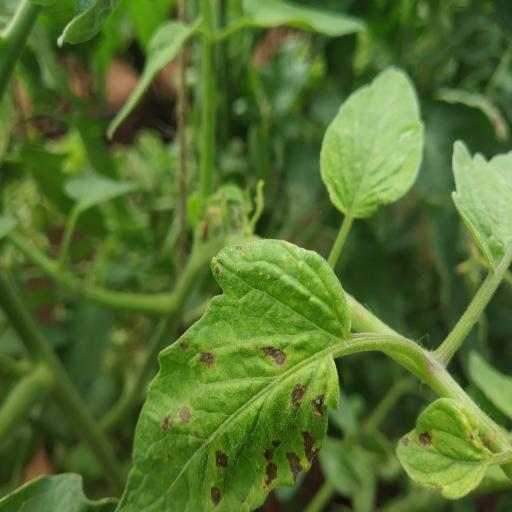
#> input picture Disease_Monitoring/backend/data/observations/CASE-052394AA/OBS-10189BCA1F.jpg, 512 x 512 px
$ python -i cv_pregate.py   (imports and definitions only)   (older library calls are emulated)
#> lines starting #> are read from the running program, lines starting #| are printed output that depends on the picture; after the words box and inside, x2 and y2 are one past the last pixel; in counts of white or black regions, pixels touching at a corner belong together
"""
Deterministic OpenCV pre-gate for tomato leaf / fruit uploads.

No ML training. Multi-signal classical CV:
  sanity → document/screenshot → skin/face → structure →
  texture → color distribution → shape/contour → modality score

crop_part-aware:
  LEAF  → tomato-leaf-like only
  FRUIT → tomato-fruit-like only
"""

from __future__ import annotations

import io
from dataclasses import dataclass
from typing import Dict, Optional, Tuple

import cv2
import numpy as np
from PIL import Image

REJECT_MESSAGE = (
    "Please upload a valid tomato leaf or tomato fruit image."
)
REJECT_MESSAGE_LEAF = (
    "Please upload a valid tomato leaf image."
)
REJECT_MESSAGE_FRUIT = (
    "Please upload a valid tomato fruit image."
)


@dataclass
class PregateResult:
    accepted: bool
    confidence: float
    reason: Optional[str]
    details: Dict[str, float]


# [20 lines left out: function _decode, not called in this run]


def _saturation_value_stats(hsv: np.ndarray) -> Tuple[float, float, float]:
    s = hsv[:, :, 1].astype(np.float32) / 255.0
    v = hsv[:, :, 2].astype(np.float32) / 255.0
    return float(s.mean()), float(v.mean()), float(s.std())


def _document_screenshot_score(rgb: np.ndarray, hsv: np.ndarray, gray: np.ndarray) -> float:
    """High for receipts, PDFs, UI screenshots, text-heavy images."""
    s_mean, v_mean, s_std = _saturation_value_stats(hsv)

    # Near-white / gray background dominance
    white_ratio = float(np.mean((hsv[:, :, 2] > 200) & (hsv[:, :, 1] < 60)))

    # Edge density with strong axis-aligned structure (text/UI)
    edges = cv2.Canny(gray, 80, 160)
    edge_density = float(edges.mean() / 255.0)
    horiz = cv2.Sobel(gray, cv2.CV_32F, 1, 0, ksize=3)
    vert = cv2.Sobel(gray, cv2.CV_32F, 0, 1, ksize=3)
    axis_ratio = float(
        (np.mean(np.abs(horiz)) + np.mean(np.abs(vert)))
        / (np.mean(np.abs(horiz) + np.abs(vert)) + 1e-6)
    )

    # Local binary-ish contrast typical of printed text
    blur = cv2.GaussianBlur(gray, (5, 5), 0)
    local = cv2.absdiff(gray, blur)
    text_like = float(np.mean(local > 18))

    score = 0.0
    score += 0.35 * white_ratio
    score += 0.25 * min(1.0, edge_density / 0.18)
    score += 0.15 * max(0.0, 1.0 - s_mean * 2.5)
    score += 0.15 * text_like
    score += 0.10 * max(0.0, axis_ratio - 0.55) / 0.45
    if s_std < 0.08 and white_ratio > 0.45:
        score += 0.2
    # Unused v_mean kept for lighting awareness in extensions
    _ = v_mean
    return float(np.clip(score, 0.0, 1.0))


def _skin_score(hsv: np.ndarray) -> float:
    """Approximate skin-tone coverage (faces/hands)."""
    h = hsv[:, :, 0]
    s = hsv[:, :, 1]
    v = hsv[:, :, 2]
    # OpenCV H: 0-179. Skin often ~0-25 with moderate S/V
    mask = ((h <= 25) | (h >= 160)) & (s >= 30) & (s <= 180) & (v >= 50) & (v <= 240)
    return float(np.mean(mask))


def _structure_score(gray: np.ndarray) -> float:
    """Buildings / vehicles: many long straight edges via Hough."""
    edges = cv2.Canny(gray, 60, 150)
    lines = cv2.HoughLinesP(
        edges, 1, np.pi / 180, threshold=60, minLineLength=40, maxLineGap=8
    )
    if lines is None:
        return 0.0
    n = len(lines)
    # Normalize: many lines → high structure
    return float(np.clip(n / 80.0, 0.0, 1.0))


def _texture_naturalness(gray: np.ndarray) -> float:
    """
    Organic / photographic texture score.
    Many dataset crops here are 224px and lightly smoothed, so do not
    require high Laplacian variance alone.
    """
    lap = cv2.Laplacian(gray, cv2.CV_64F)
    var = float(lap.var())
    std = float(gray.std())
    edges = cv2.Canny(gray, 50, 120)
    edge_density = float(edges.mean() / 255.0)

    score = 0.0
    if var >= 8:
        score += 0.35 * min(1.0, var / 80.0)
    if std >= 20:
        score += 0.35 * min(1.0, (std - 10.0) / 50.0)
    if edge_density >= 0.01:
        score += 0.30 * min(1.0, edge_density / 0.08)
    return float(np.clip(score, 0.0, 1.0))


def _vegetation_mask(hsv: np.ndarray) -> np.ndarray:
    """Broad green/yellow-green plant mask (not a single RGB rule)."""
    h, s, v = cv2.split(hsv)
    # Multiple green bands + yellow-green chlorosis
    m1 = (h >= 25) & (h <= 95) & (s >= 30) & (v >= 25)
    m2 = (h >= 15) & (h <= 40) & (s >= 40) & (v >= 40)  # yellow-green disease tones
    return (m1 | m2).astype(np.uint8)


def _tomato_fruit_mask(hsv: np.ndarray) -> np.ndarray:
    """
    Tomato fruit colors: ripe red + unripe/green + ripening tones.
    Green band is still tighter than full leaf vegetation.
    """
    h, s, v = cv2.split(hsv)
    red = (((h <= 12) | (h >= 165)) & (s >= 45) & (v >= 35)).astype(np.uint8)
    # Unripe / green tomato (includes BER dark-green fruit body)
    green_fruit = ((h >= 30) & (h <= 85) & (s >= 35) & (v >= 30) & (v <= 220)).astype(
        np.uint8
    )
    ripening = ((h >= 5) & (h <= 25) & (s >= 50) & (v >= 40)).astype(np.uint8)
    return np.clip(red + green_fruit + ripening, 0, 1).astype(np.uint8)


def _banana_like_score(hsv: np.ndarray, gray: np.ndarray) -> float:
    """Elongated yellow object → banana-like. Yellow alone is not enough."""
    h, s, v = cv2.split(hsv)
    yellow = ((h >= 18) & (h <= 38) & (s >= 60) & (v >= 80)).astype(np.uint8) * 255
    if yellow.mean() < 8:
        return 0.0
    contours, _ = cv2.findContours(yellow, cv2.RETR_EXTERNAL, cv2.CHAIN_APPROX_SIMPLE)
    if not contours:
        return 0.0
    c = max(contours, key=cv2.contourArea)
    area = cv2.contourArea(c)
    if area < 0.02 * gray.shape[0] * gray.shape[1]:
        return 0.0
    (_, _), (w, hh), _ = cv2.minAreaRect(c)
    if w < 1 or hh < 1:
        return 0.0
    elong = max(w, hh) / (min(w, hh) + 1e-6)
    yell_ratio = float(np.mean(yellow > 0))
    if elong < 2.0:
        return 0.0
    score = 0.35 * min(1.0, (elong - 2.0) / 2.0)
    score += 0.45 * min(1.0, yell_ratio / 0.2)
    if elong >= 3.0 and yell_ratio > 0.12:
        score += 0.25
    return float(np.clip(score, 0.0, 1.0))


def _citrus_orange_score(hsv: np.ndarray) -> float:
    """Strong saturated orange/yellow sphere-like citrus cue."""
    h, s, v = cv2.split(hsv)
    orange = ((h >= 8) & (h <= 25) & (s >= 100) & (v >= 90)).astype(np.uint8)
    return float(np.mean(orange))


def _apple_like_score(
    hsv: np.ndarray, fruit_shape: Dict[str, float], signals: Dict[str, float]
) -> float:
    """
    Apple / red-ball proxy using shape + surface + foliage context.
    Round red object with little green calyx/foliage and smooth body → high score.
    """
    circ = fruit_shape.get("circularity", 0.0)
    aspect = fruit_shape.get("aspect", 9.0)
    uniform = signals.get("fruit_uniformity", 0.0)
    veg = signals.get("vegetation_ratio", 0.0)
    red = signals.get("red_ratio", 0.0)
    tex = signals.get("texture", 0.0)

    if red < 0.10 or circ < 0.75 or aspect > 1.45:
        return 0.0

    score = 0.0
    score += 0.25  # base: round + red
    if veg < 0.025:
        score += 0.30  # missing calyx / foliage context
    elif veg < 0.04:
        score += 0.15
    if uniform >= 0.50:
        score += 0.22
    if uniform >= 0.70:
        score += 0.18
    if tex < 0.60:
        score += 0.10
    # Mottled tomato with any green calyx/foliage cue → less apple-like
    if veg >= 0.008 and tex >= 0.70:
        score *= 0.45
    return float(np.clip(score, 0.0, 1.0))


def _largest_blob_shape(mask: np.ndarray) -> Dict[str, float]:
    """Shape stats for largest foreground blob."""
    h, w = mask.shape
    area_img = float(h * w)
    if mask.dtype != np.uint8:
        mask_u8 = (mask > 0).astype(np.uint8) * 255
    else:
        mask_u8 = (mask > 0).astype(np.uint8) * 255

    # Clean small noise
    kernel = cv2.getStructuringElement(cv2.MORPH_ELLIPSE, (5, 5))
    mask_u8 = cv2.morphologyEx(mask_u8, cv2.MORPH_OPEN, kernel)
    mask_u8 = cv2.morphologyEx(mask_u8, cv2.MORPH_CLOSE, kernel)

    contours, _ = cv2.findContours(mask_u8, cv2.RETR_EXTERNAL, cv2.CHAIN_APPROX_SIMPLE)
    if not contours:
        return {
            "coverage": 0.0,
            "circularity": 0.0,
            "aspect": 1.0,
            "extent": 0.0,
            "solidity": 0.0,
            "blob_count": 0.0,
        }

    areas = [cv2.contourArea(c) for c in contours]
    c = contours[int(np.argmax(areas))]
    area = float(cv2.contourArea(c))
    peri = float(cv2.arcLength(c, True)) + 1e-6
    circularity = float(np.clip(4.0 * np.pi * area / (peri * peri), 0.0, 1.0))
    x, y, bw, bh = cv2.boundingRect(c)
    aspect = float(max(bw, bh) / (min(bw, bh) + 1e-6))
    extent = float(area / (bw * bh + 1e-6))
    hull = cv2.convexHull(c)
    hull_area = float(cv2.contourArea(hull)) + 1e-6
    solidity = float(area / hull_area)
    # Significant blobs
    sig = sum(1 for a in areas if a > 0.01 * area_img)

    return {
        "coverage": float(np.clip(area / area_img, 0.0, 1.0)),
        "circularity": circularity,
        "aspect": aspect,
        "extent": extent,
        "solidity": solidity,
        "blob_count": float(sig),
    }


def _spatial_spread(mask: np.ndarray) -> float:
    """Prefer organic irregular spread over one solid rectangle (clothing)."""
    ys, xs = np.where(mask > 0)
    if len(xs) < 50:
        return 0.0
    # Coefficient of variation of coordinates → spread irregularity proxy
    cx = float(np.std(xs) / (np.mean(xs) + 1e-6))
    cy = float(np.std(ys) / (np.mean(ys) + 1e-6))
    return float(np.clip((cx + cy) / 2.0, 0.0, 1.0))


def _region_uniformity(gray: np.ndarray, mask: np.ndarray) -> float:
    """
    High when the masked region is nearly uniform (flat objects / drawings).
    Real tomato fruit/leaf tissue usually has more local variation.
    """
    m = mask > 0
    if int(np.count_nonzero(m)) < 80:
        return 0.0
    vals = gray[m].astype(np.float32)
    std = float(vals.std())
    # std ~0–8 → very flat; 15+ → more natural
    if std >= 22:
        return 0.0
    if std <= 6:
        return 1.0
    return float(np.clip((22.0 - std) / 16.0, 0.0, 1.0))


# [44 lines left out: function _leaf_score, not called in this run]


def _leaf_like_penalty(
    signals: Dict[str, float], veg_shape: Dict[str, float], fruit_shape: Dict[str, float]
) -> float:
    """High when the subject looks like a leaf rather than a tomato fruit."""
    veg = signals["vegetation_ratio"]
    fruit_c = signals["fruit_color_ratio"]
    red = signals.get("red_ratio", 0.0)
    v_asp = veg_shape.get("aspect", 1.0)
    v_circ = veg_shape.get("circularity", 0.0)
    f_circ = fruit_shape.get("circularity", 0.0)
    f_asp = fruit_shape.get("aspect", 1.0)

    pen = 0.0
    if veg >= 0.28:
        pen += 0.25
    if veg >= 0.40:
        pen += 0.20
    if v_asp >= 1.35:
        pen += 0.20
    if v_circ > 0 and v_circ < 0.70 and veg >= 0.25:
        pen += 0.20
    if f_circ < 0.70 and veg >= 0.30:
        pen += 0.25
    if f_asp > 1.6 and red < 0.08:
        pen += 0.15
    if fruit_c >= 0.25 and red < 0.06 and veg >= 0.30:
        pen += 0.25

    # Round compact body → tomato fruit, not leaf canopy
    if f_circ >= 0.75 and f_asp <= 1.35:
        pen *= 0.30
    # Strong ripe-red subject with foliage in background is still fruit, not leaf
    if red >= 0.18:
        pen *= 0.35
    elif red >= 0.10:
        pen *= 0.55
    # Green tomato body (high fruit-color mass) is not a leaf canopy
    if fruit_c >= 0.30 and red < 0.10:
        pen *= 0.40
    elif fruit_c >= 0.22:
        pen *= 0.60
    return float(np.clip(pen, 0.0, 1.0))


# [71 lines left out: function _fruit_score, not called in this run]


def _compute_signals(rgb: np.ndarray) -> Tuple[Dict[str, float], Dict[str, float], Dict[str, float]]:
    bgr = cv2.cvtColor(rgb, cv2.COLOR_RGB2BGR)
    hsv = cv2.cvtColor(bgr, cv2.COLOR_BGR2HSV)
    gray = cv2.cvtColor(bgr, cv2.COLOR_BGR2GRAY)

    veg = _vegetation_mask(hsv)
    fruit = _tomato_fruit_mask(hsv)
    h, s, v = cv2.split(hsv)
    red = (((h <= 12) | (h >= 165)) & (s >= 50) & (v >= 40)).astype(np.uint8)

    veg_shape = _largest_blob_shape(veg)
    fruit_shape = _largest_blob_shape(fruit)
    # Diseased tomatoes often fragment the fruit-color mask; fall back to red mass.
    if fruit_shape.get("coverage", 0.0) < 0.05 and float(np.mean(red > 0)) >= 0.12:
        red_shape = _largest_blob_shape(red)
        if red_shape.get("coverage", 0.0) > fruit_shape.get("coverage", 0.0):
            fruit_shape = red_shape

    signals = {
        "document": _document_screenshot_score(rgb, hsv, gray),
        "skin": _skin_score(hsv),
        "structure": _structure_score(gray),
        "texture": _texture_naturalness(gray),
        "vegetation_ratio": float(np.mean(veg > 0)),
        "fruit_color_ratio": float(np.mean(fruit > 0)),
        "red_ratio": float(np.mean(red > 0)),
        "banana": _banana_like_score(hsv, gray),
        "citrus": _citrus_orange_score(hsv),
        "veg_spread": _spatial_spread(veg),
        "veg_uniformity": _region_uniformity(gray, veg),
        "fruit_uniformity": _region_uniformity(gray, fruit),
        "sat_mean": _saturation_value_stats(hsv)[0],
        "val_mean": _saturation_value_stats(hsv)[1],
    }
    signals["leaf_like_penalty"] = _leaf_like_penalty(signals, veg_shape, fruit_shape)
    signals["apple_like"] = _apple_like_score(hsv, fruit_shape, signals)
    return signals, veg_shape, fruit_shape


# [237 lines left out: functions validate_crop_image, is_valid_tomato_image, not called in this run]

>>> import cv2
>>> picture = cv2.cvtColor(cv2.imread('../../data/observations/CASE-052394AA/OBS-10189BCA1F.jpg'), cv2.COLOR_BGR2RGB)
>>> result = _compute_signals(picture)
#> in _compute_signals, bgr is the input picture: shape (512, 512, 3); mean B, G, R 47.5, 112.6, 85.1
#> in _vegetation_mask, `h, s, v = cv2.split(hsv)`:
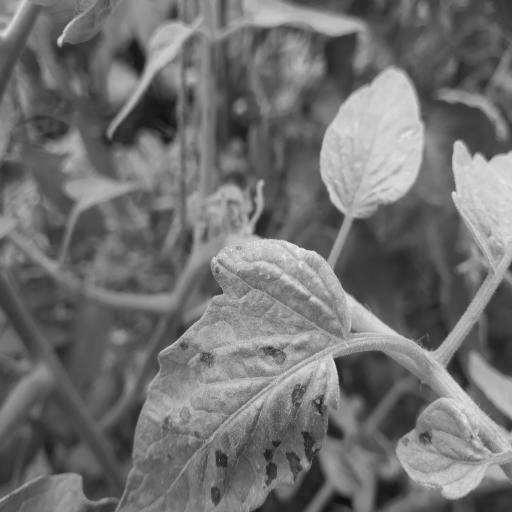
#> v: shape (512, 512); min 13, max 239, mean 113.1
#> in _vegetation_mask, `m1 = (h >= 25) & (h <= 95) & (s >= 30) & (v >= 25)`:
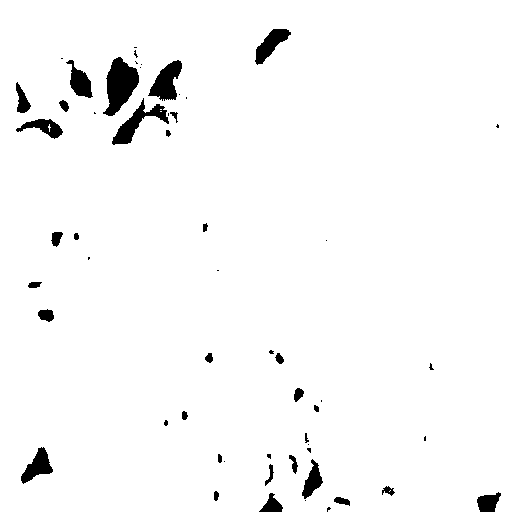
#> m1: shape (512, 512) bool; 97.1% white; 56 black regions (25 under 20 px), largest, box (x1, y1, x2, y2) and area: (103, 57, 139, 116) 1243, (112, 98, 169, 145) 799, (148, 60, 182, 101) 765
#> in _largest_blob_shape, `contours, _ = cv2.findContours(mask_u8, cv2.RETR_EXTERNAL, cv2.CHAIN_A..`: contours = 1 contour; box (x1, y1, x2, y2) and area: (0, 0, 512, 512) 260974
#> in _largest_blob_shape, `areas = [cv2.contourArea(c) for c in contours]`: areas = [260974]
#> in _largest_blob_shape, `c = contours[int(np.argmax(areas))]`: c = contour of 27 points, box (x1, y1, x2, y2) (0, 0, 512, 512), area 260974
#> in _largest_blob_shape, `area = float(cv2.contourArea(c))`: area = 260974
#> in _largest_blob_shape, `peri = float(cv2.arcLength(c, True)) + 1e-6`: peri = 2055.8
#> in _largest_blob_shape, `circularity = float(np.clip(4.0 * np.pi * area / (peri * peri), 0.0, 1..`: circularity = 0.776
#> in _largest_blob_shape, `x, y, bw, bh = cv2.boundingRect(c)`: x = 0; bw = 512
#> in _largest_blob_shape, `aspect = float(max(bw, bh) / (min(bw, bh) + 1e-6))`: aspect = 1
#> in _largest_blob_shape, `extent = float(area / (bw * bh + 1e-6))`: extent = 0.996
#> in _largest_blob_shape, `hull = cv2.convexHull(c)`: hull = [[511, 0], [511, 511], [0, 511], [0, 0]]
#> in _largest_blob_shape, `hull_area = float(cv2.contourArea(hull)) + 1e-6`: hull_area = 261121
#> in _largest_blob_shape, `solidity = float(area / hull_area)`: solidity = 0.999
#> in _largest_blob_shape, `sig = sum(1 for a in areas if a > 0.01 * area_img)`: sig = 1
#> in _compute_signals, `veg_shape = _largest_blob_shape(veg)`: veg_shape = {'coverage': 0.996, 'circularity': 0.776, 'aspect': 1, 'extent': 0.996, 'solidity': 0.999, 'blob_count': 1}
#> in _largest_blob_shape (call 2), `contours, _ = cv2.findContours(mask_u8, cv2.RETR_EXTERNAL, cv2.CHAIN_A..`: contours = 1 contour; box (x1, y1, x2, y2) and area: (0, 0, 512, 512) 260988
#> in _compute_signals, `fruit_shape = _largest_blob_shape(fruit)`: fruit_shape = {'coverage': 0.996, 'circularity': 0.762, 'aspect': 1, 'extent': 0.996, 'solidity': 0.999, 'blob_count': 1}
#> in _document_screenshot_score, `s_mean, v_mean, s_std = _saturation_value_stats(hsv)`: s_mean = 0.602; v_mean = 0.444; s_std = 0.148
#> in _document_screenshot_score, `white_ratio = float(np.mean((hsv[:, :, 2] > 200) & (hsv[:, :, 1] < 60)))`: white_ratio = 0.000763
#> in _document_screenshot_score, `edge_density = float(edges.mean() / 255.0)`: edge_density = 0.0483
#> in _document_screenshot_score, `vert = cv2.Sobel(gray, cv2.CV_32F, 0, 1, ksize=3)`:
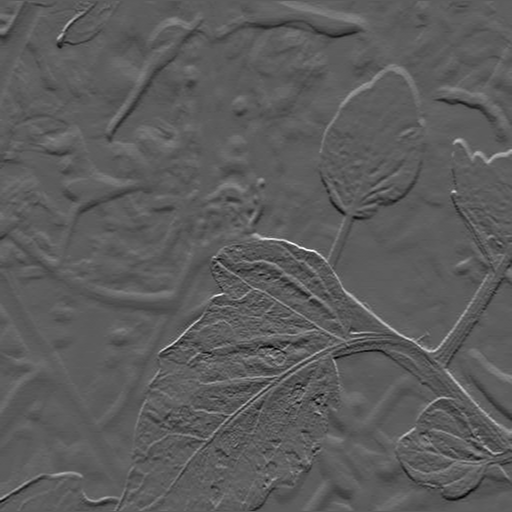
#> vert: shape (512, 512) float32; min -302, max 528, mean -0.2; drawn with min black and max white
#> in _document_screenshot_score, `axis_ratio = float( (np.mean(np.abs(horiz)) + np.mean(np.abs(vert))) /..`: axis_ratio = 1
#> in _document_screenshot_score, `text_like = float(np.mean(local > 18))`: text_like = 0.00298
#> in _document_screenshot_score, `score += 0.35 * white_ratio`: score = 0.000267
#> in _document_screenshot_score, `score += 0.25 * min(1.0, edge_density / 0.18)`: score = 0.0673
#> in _document_screenshot_score, `score += 0.15 * text_like`: score = 0.0678
#> in _document_screenshot_score, `score += 0.10 * max(0.0, axis_ratio - 0.55) / 0.45`: score = 0.168
#> in _structure_score, `lines = cv2.HoughLinesP( edges, 1, np.pi / 180, threshold=60, minLineL..`: lines = 104 rows, first 6: [195, 463, 307, 351], [309, 299, 446, 398], [436, 400, 481, 428], [303, 293, 331, 251], [266, 333, 335, 264], [194, 452, 319, 327]
#> in _structure_score, `n = len(lines)`: n = 104
#> in _texture_naturalness, `lap = cv2.Laplacian(gray, cv2.CV_64F)`:
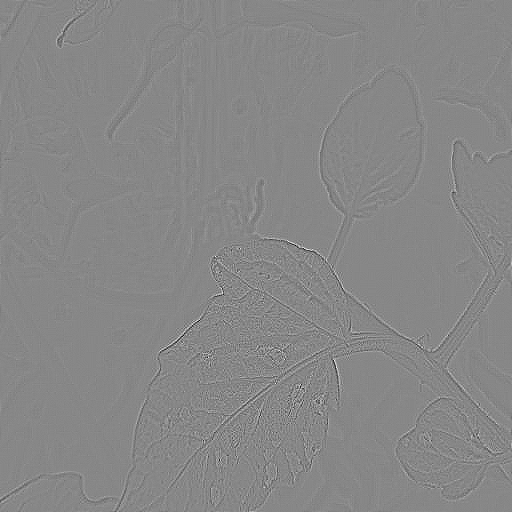
#> lap: shape (512, 512) float64; min -182, max 161, mean 0; drawn with min black and max white
#> in _texture_naturalness, `var = float(lap.var())`: var = 106.1
#> in _texture_naturalness, `std = float(gray.std())`: std = 40.17
#> in _texture_naturalness, `edges = cv2.Canny(gray, 50, 120)`:
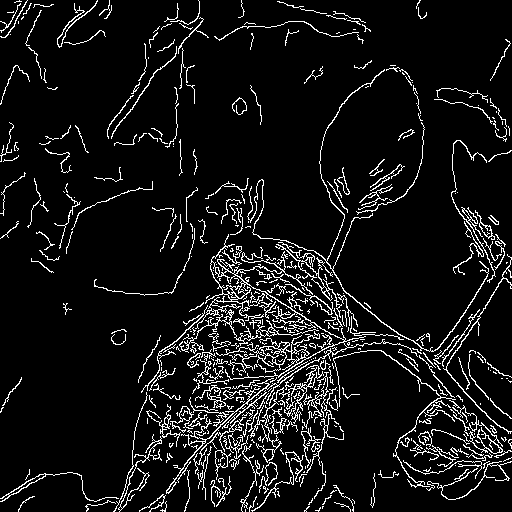
#> edges: shape (512, 512); 8.2% white in thin lines or dots
#> in _texture_naturalness, `edge_density = float(edges.mean() / 255.0)`: edge_density = 0.0816
#> in _texture_naturalness, `score += 0.35 * min(1.0, var / 80.0)`: score = 0.35
#> in _texture_naturalness, `score += 0.35 * min(1.0, (std - 10.0) / 50.0)`: score = 0.561
#> in _texture_naturalness, `score += 0.30 * min(1.0, edge_density / 0.08)`: score = 0.861
#> in _banana_like_score, `yellow = ((h >= 18) & (h <= 38) & (s >= 60) & (v >= 80)).astype(np.uin..`:
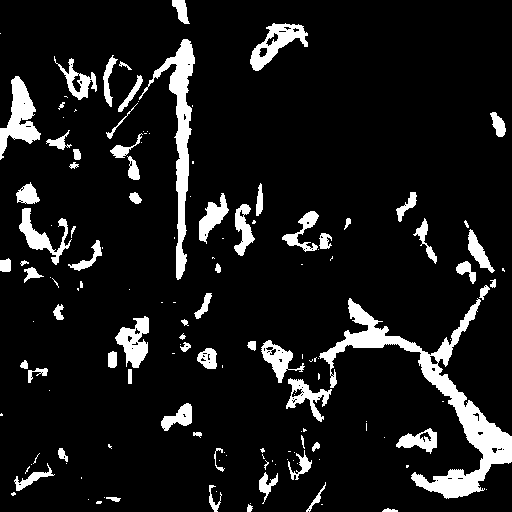
#> yellow: shape (512, 512); 10% white; 146 white regions (78 under 20 px)
#> in _banana_like_score, `contours, _ = cv2.findContours(yellow, cv2.RETR_EXTERNAL, cv2.CHAIN_AP..`: contours = 145 contours, 83 with area under 20; largest, box (x1, y1, x2, y2) and area: (319, 298, 512, 499) 6282, (139, 39, 195, 280) 2676, (0, 76, 41, 160) 1360, (250, 23, 308, 71) 1179, (115, 316, 149, 368) 920
#> in _banana_like_score, `c = max(contours, key=cv2.contourArea)`: c = contour of 670 points, box (x1, y1, x2, y2) (319, 298, 512, 499), area 6282
#> in _banana_like_score, `area = cv2.contourArea(c)`: area = 6282
#> in _banana_like_score, `(_, _), (w, hh), _ = cv2.minAreaRect(c)`: w = 169.4; hh = 218.3
#> in _banana_like_score, `elong = max(w, hh) / (min(w, hh) + 1e-6)`: elong = 1.29
#> in _banana_like_score, `yell_ratio = float(np.mean(yellow > 0))`: yell_ratio = 0.1
#> in _citrus_orange_score, `orange = ((h >= 8) & (h <= 25) & (s >= 100) & (v >= 90)).astype(np.uin..`:
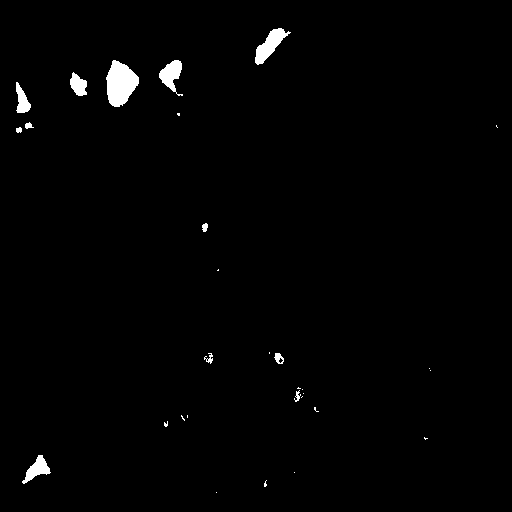
#> orange: shape (512, 512); values 0 (black) and 1 (white), 1.3% white; 30 white regions (18 under 20 px), largest, box (x1, y1, x2, y2) and area: (106, 60, 139, 107) 1051, (255, 28, 291, 65) 553, (159, 60, 183, 96) 440
#> in _spatial_spread, `cx = float(np.std(xs) / (np.mean(xs) + 1e-6))`: cx = 0.578
#> in _spatial_spread, `cy = float(np.std(ys) / (np.mean(ys) + 1e-6))`: cy = 0.577
#> in _region_uniformity, `std = float(vals.std())`: std = 40.03
#> in _leaf_like_penalty, `veg = signals["vegetation_ratio"]`: veg = 0.993
#> in _leaf_like_penalty, `fruit_c = signals["fruit_color_ratio"]`: fruit_c = 0.978
#> in _leaf_like_penalty, `red = signals.get("red_ratio", 0.0)`: red = 0.000546
#> in _leaf_like_penalty, `v_asp = veg_shape.get("aspect", 1.0)`: v_asp = 1
#> in _leaf_like_penalty, `v_circ = veg_shape.get("circularity", 0.0)`: v_circ = 0.776
#> in _leaf_like_penalty, `f_circ = fruit_shape.get("circularity", 0.0)`: f_circ = 0.762
#> in _leaf_like_penalty, `f_asp = fruit_shape.get("aspect", 1.0)`: f_asp = 1
#> in _apple_like_score, `circ = fruit_shape.get("circularity", 0.0)`: circ = 0.762
#> in _apple_like_score, `aspect = fruit_shape.get("aspect", 9.0)`: aspect = 1
#> in _apple_like_score, `uniform = signals.get("fruit_uniformity", 0.0)`: uniform = 0
#> in _apple_like_score, `veg = signals.get("vegetation_ratio", 0.0)`: veg = 0.993
#> in _apple_like_score, `red = signals.get("red_ratio", 0.0)`: red = 0.000546
#> in _apple_like_score, `tex = signals.get("texture", 0.0)`: tex = 0.861
